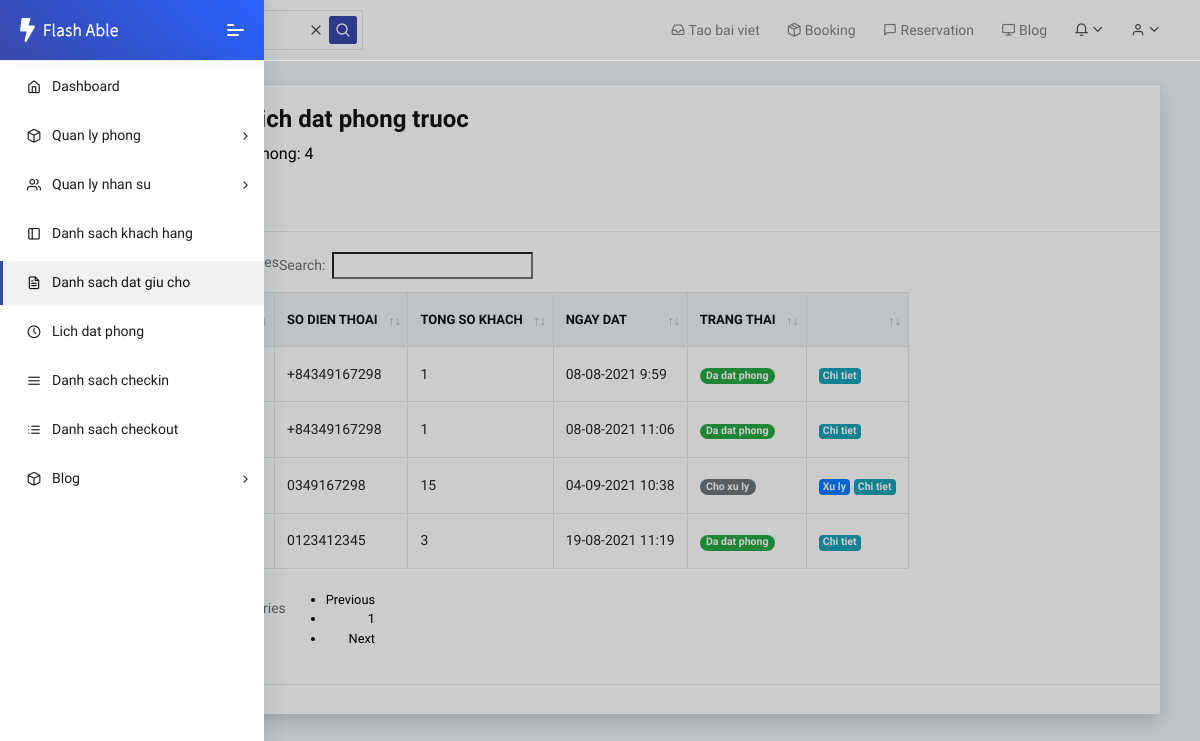
/reservation/list (signed in), run on the app's committed database.
### reservation/models.py (models this page shows, shortened)
class Reservation(models.Model):
    STATUS = (
        ('Cho xu ly', 'Cho xu ly'),
        ('Da dat phong', 'Da dat phong'),
        ('Da huy', 'Da huy'),
    )
    guest_name = models.CharField('Ho va ten', max_length=300)
    phone_regex = RegexValidator(regex=r'^\+?\d{8,11}$', message="Nhap so dien thoai theo dinh dang: 0123456789")
    guest_phone = models.CharField('So dien thoai', validators=[phone_regex], max_length=13, blank=True)
    guest_email = models.EmailField("Email", null=True, blank=True)
    no_of_children = models.PositiveSmallIntegerField("So tre nho", default=0)
    no_of_adults = models.PositiveSmallIntegerField("So nguoi lon", default=1)
    reservation_date_time = models.DateTimeField("Ngay dat", default=timezone.now)
    expected_arrival_date_time = models.DateTimeField("Ngay den du kien", default=timezone.now)
    expected_departure_date_time = models.DateTimeField("Ngay di du kien", default=timezone.now)
    status = models.CharField('Trang thai', max_length=20, choices=STATUS, default='Cho xu ly')
    user = models.ForeignKey(User, on_delete=models.SET_NULL, null=True, blank=True, verbose_name='Nguoi xu ly')
    updated_at = models.DateTimeField(auto_now=True, verbose_name='Cap nhat luc')
    class Meta:
        ordering = ['reservation_date_time', 'expected_arrival_date_time', 'guest_name']
    def get_absolute_url(self):
        return reverse('reservation_detail', args=[str(self.id)])
    def total_guest(self):
        return self.no_of_adults + self.no_of_children
    @property
    def is_over_expected_arrival_time(self):
        if self.expected_arrival_date_time and timezone.now() > self.expected_arrival_date_time:
            return True
        return False

### reservation/views.py (the view)
# urls.py: path('list', views.ReservationListView.as_view(), name='reservation_list'),
class ReservationListView(LoginRequiredMixin, ListView):
    model = Reservation
    template_name = 'reservation_list.html'

### reservation/templates/reservation_list.html (shortened to what this page needs)
{% extends 'base.html' %}
{% load static %}
{% block header_static %}
	<link rel="stylesheet" href="{% static 'fonts/fontawesome/css/fontawesome-all.min.css' %}">
	<link rel="stylesheet" href="{% static 'plugins/animation/css/animate.min.css' %}">
    <link rel="stylesheet" type="text/css" href="{% static 'media/css/dataTables.uikit.css' %}">
    <link rel="stylesheet" type="text/css" href="https://cdnjs.cloudflare.com/ajax/libs/uikit/3.0.2/css/uikit.min.css">
    <link rel="stylesheet" href="{% static 'css/style.css' %}">
{% endblock %}
{% block content %}
    <div class="container-fluid">
        <div class="card shadow mb-4">
            <div class="card">
                <div class="card-header">
                    <h3>Danh sach lich dat phong truoc</h3>
                    <p class="mb-4">Tong so lich dat phong: {{ reservation_list.count }}</p>
                    {% if perms.reservation.add_reservation %}
                    <span class="d-block m-t-5"> <a class="collapse-item" href="{% url 'reservation_create' %}">Them lich dat phong</a></span>
                    {% endif %}
                </div>
                <div class="card-body table-responsive">
                    <table id="example" class="table table-hover table-bordered nowrap" style="width:100%">
                        <thead>
                            <tr>
                                <th>Ten khach hang</th>
                                <th>So dien thoai</th>
                                <th>Tong so khach</th>
                                <th>Ngay dat</th>
                                <th>Trang thai</th>
                                <th></th>
                            </tr>
                        </thead>
                        <tbody>
                        {% for reservation in reservation_list %}
                            <tr class="{% if reservation.status  == 'Cho xu ly' and reservation.is_over_expected_arrival_time %}text-danger{% endif %}">
                                <td>{{ reservation.guest_name }}</td>
                                <td>{{ reservation.guest_phone }}</td>
                                <td>{{ reservation.total_guest }}</td>
                                <td>{{ reservation.reservation_date_time|date:"d-m-Y G:i"  }}</td>
                                <td>
                                    {% if reservation.status == 'Cho xu ly' %}<span class="badge badge-pill badge-secondary">Cho xu ly</span>
                                    {% elif reservation.status == 'Da dat phong' %}<span class="badge badge-pill badge-success">Da dat phong</span>
                                    {% else %}<span class="badge badge-pill badge-warning">Da huy</span>
                                    {% endif %}
                                       </td>
                                <td>
                                    {% if reservation.status == 'Cho xu ly' %}
                                        {% if perms.reservation.change_reservation %}<a class="badge badge-primary" href="{% url 'reservation_update' reservation.id %}">Xu ly</a>{% endif %}
                                    {% endif %}
                                    {% if perms.reservation.view_reservation %}<a href="{{ reservation.get_absolute_url }}" class="badge badge-info">Chi tiet</a>{% endif %}
                                </td>
                            </tr>
                        {% endfor %}
                        </tbody>
                    </table>
                </div>
            </div>
        </div>
    </div>
{% endblock %}

### static/media/css/dataTables.uikit.css (style rules this page uses)
table.dataTable { clear: both; }
table.dataTable td, table.dataTable th { -webkit-box-sizing: content-box; box-sizing: content-box; }
table.dataTable.nowrap th, table.dataTable.nowrap td { white-space: nowrap; }
table.dataTable thead > tr > th.sorting_asc, table.dataTable thead > tr > th.sorting_desc, table.dataTable thead > tr > th.sorting, table.dataTable thead > tr > td.sorting_asc, table.dataTable thead > tr > td.sorting_desc, table.dataTable thead > tr > td.sorting { padding-right: 30px; }
table.dataTable thead .sorting, table.dataTable thead .sorting_asc, table.dataTable thead .sorting_desc, table.dataTable thead .sorting_asc_disabled, table.dataTable thead .sorting_desc_disabled { cursor: pointer; position: relative; }
table.dataTable thead .sorting:before, table.dataTable thead .sorting:after, table.dataTable thead .sorting_asc:before, table.dataTable thead .sorting_asc:after, table.dataTable thead .sorting_desc:before, table.dataTable thead .sorting_desc:after, table.dataTable thead .sorting_asc_disabled:before, table.dataTable thead .sorting_asc_disabled:after, table.dataTable thead .sorting_desc_disabled:before, table.dataTable thead .sorting_desc_disabled:after { position: absolute; bottom: 1.2em; display: block; opacity: 0.3; }
table.dataTable thead .sorting:before, table.dataTable thead .sorting_asc:before, table.dataTable thead .sorting_desc:before, table.dataTable thead .sorting_asc_disabled:before, table.dataTable thead .sorting_desc_disabled:before { right: 1em; content: "↑"; }
table.dataTable thead .sorting:after, table.dataTable thead .sorting_asc:after, table.dataTable thead .sorting_desc:after, table.dataTable thead .sorting_asc_disabled:after, table.dataTable thead .sorting_desc_disabled:after { right: 0.5em; content: "↓"; }
table.dataTable thead .sorting_asc:before, table.dataTable thead .sorting_desc:after { opacity: 1; }

### templates/base.html (style rules this page uses)
.pcoded-main-container p { color:black; font-size: 1rem; }

### data on the page
Reservation: guest_phone "+84349167298", total_guest "1", reservation_date_time "08-08-2021 9:59", status "Da dat phong"
Reservation: guest_phone "+84349167298", total_guest "1", reservation_date_time "08-08-2021 11:06", status "Da dat phong"
Reservation: guest_phone "0123412345", total_guest "3", reservation_date_time "19-08-2021 11:19", status "Da dat phong"
Reservation: guest_phone "0349167298", total_guest "15", reservation_date_time "04-09-2021 10:38", status "Cho xu ly"

### other printed values
{{ reservation_list.count }} "4"
